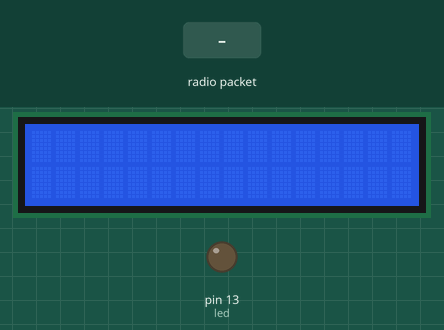
Simulated run of this sketch. Board: Arduino Uno, built with avr-gcc and run on an emulated ATmega328P. On the bench: 16×2 character LCD, output pins drawn as LEDs (lit = HIGH). The inputs (shaded band) are chosen by the test bench. No radio packets arrive unless stated.

Above: at 1.2 s.
1.3 s: radio packet "1" arrives
At 2.5 s:
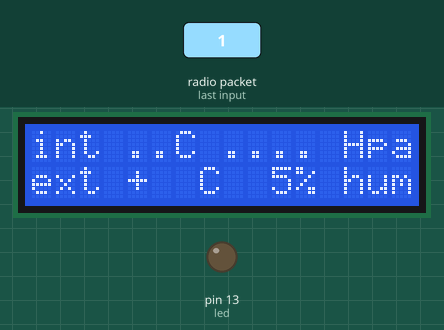
2.8 s: radio packet "90" arrives
At 3.8 s:
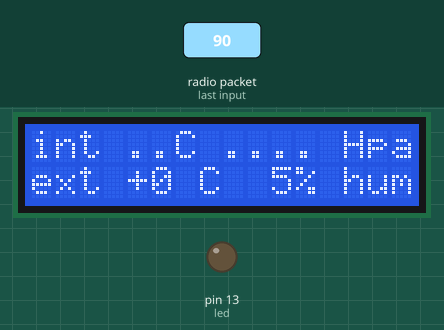
4.3 s: radio packet "200" arrives
At 5.0 s:
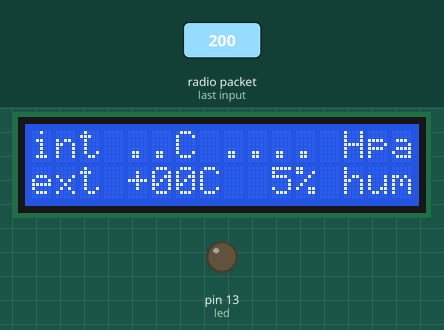
5.8 s: radio packet "5" arrives
At 7.3 s:
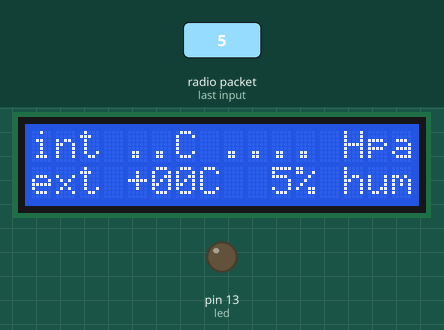
Timing chart, 0 to 8.3 s (numbered marks = the images above; inputs shaded):
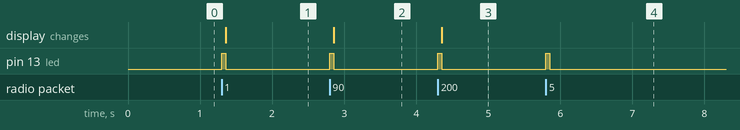

Measured:
- after the input at 1.3 s, pin 13 (led): LOW → HIGH at once, → LOW 0.06 s later; the display: changes after 0.06 s (image 1)
- after the input at 2.8 s, pin 13 (led): LOW → HIGH at once, → LOW 0.06 s later; the display: changes after 0.06 s (image 2)
- after the input at 4.3 s, pin 13 (led): LOW → HIGH at once, → LOW 0.06 s later; the display: changes after 0.06 s (image 3)
- after the input at 5.8 s, pin 13 (led): LOW → HIGH at once, → LOW 0.06 s later

The sketch:

recepteurLCD.ino
```cpp
/*
  ARDUINO RECEIVER WITH LCD DISPLAY

  The idea is to make a standalone circuit, receiving data through radio signal, parsing data, and displaying the result.
  To receive short strings of data: I am using a RF 433 MHz RX module.
  To display data: I am using a standard 16x2 LCD display.
  Both are Arduino compatibles and have to be used with their libraries.
  The data received will be a 5 digits integer.
  1st digit will define whether it's a positive or negative temperature.
  2nd and 3rd digits will define the absolute temperature value in Celsius.
  4th and 5th digits will define the humidity.
  There are no decimals.
  The LCD display is big enough to display these data plus - eventually - two more values for indoor temperature and room humidity.
  The LED is optionnal: I use it to visually check receiving of data.

  How to connect:
  * LCD RS pin to digital pin 12
  * LCD Enable pin to digital pin 10 (pin 11 = RX data)
  * LCD D4 pin to digital pin 5
  * LCD D5 pin to digital pin 4
  * LCD D6 pin to digital pin 3
  * LCD D7 pin to digital pin 2
  * LCD R/W pin to ground
  * 10K resistor:
  * ends to +5V and ground
  * wiper to LCD VO pin (pin 3)
  * RX pin to digital pin 11
*/

// What we need for radio TX/RX
#include <VirtualWire.h>
int Nombre;
char Message[VW_MAX_MESSAGE_LEN];

// What we need for Hitachi HD44780 16x2 LCD display
#include <LiquidCrystal.h>
LiquidCrystal lcd(12, 10, 5, 4, 3, 2); // Initialize the library with the numbers of the interface pins

//  Vars
int absDeg = 12; // Temperature in Celsius (2 digits, no decimal)
int isNeg = 2;   // 1 digit defining sign of temperature: 2 for positive, 1 for negative
int moist = 0;   // 2 digits for humidity: from 00% to 99%
int led = 13;    // LED for visual feedback

void setup() {
  pinMode(led, OUTPUT);
  vw_setup(2000); // Transmission rate: bits per second
  vw_rx_start();
  lcd.begin(16, 2); // LCD 16x02: set up the LCD's number of columns and rows:
  digitalWrite(led, LOW);
}

void loop() {
  digitalWrite(led, LOW);
  uint8_t buf[VW_MAX_MESSAGE_LEN];
  uint8_t buflen = VW_MAX_MESSAGE_LEN;
  if (vw_get_message(buf, &buflen)) {
    digitalWrite(led, HIGH);
    delay(50);
    int i;
    for (i=0; i<buflen; i++) {
      Message[i] = char(buf[i]);
    }
    Message[buflen] = '\0';
    // Data conversion: chars table into integer
    Nombre = atoi(Message);
    // 1st LCD line of constant display
    lcd.setCursor(0, 0);
    lcd.print("int ..C");
    lcd.setCursor(8, 0);
    lcd.print(".... Hpa");
    // 2nd LCD line of constant display
    lcd.setCursor(0, 1);
    lcd.print("ext ...C");
    lcd.setCursor(9, 1);
    lcd.print("..% hum");
    // 2nd LCD line of data display
    lcd.setCursor(4, 1);
    if(char(buf[0])==1) {
      lcd.print("-");
    } else {
      lcd.print("+");
    }
    lcd.setCursor(5, 1);
    lcd.print(char(buf[1]));
    lcd.setCursor(6, 1);
    lcd.print(char(buf[2]));
    lcd.setCursor(9, 1);
    lcd.print(char(buf[3]));
    lcd.setCursor(10, 1);
    lcd.print(char(buf[4]));
  }
}
```
